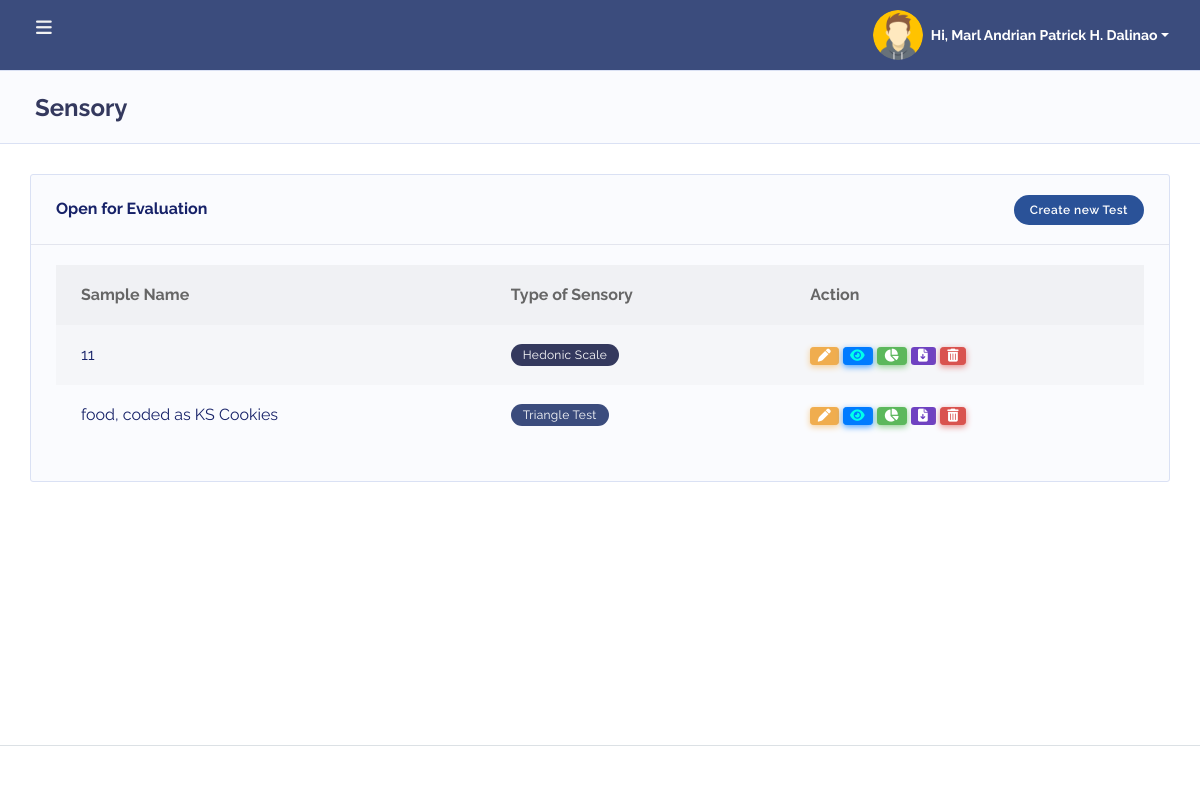
Page /analyst.php (signed in) on the committed database.
### tables this page shows
CREATE TABLE `users` (
  `user_id` int(11) NOT NULL,
  `username` varchar(50) NOT NULL,
  `email` varchar(100) NOT NULL,
  `password` varchar(255) NOT NULL,
  `role` tinyint(4) NOT NULL CHECK (`role` in (1,2,3)),
  `code_name` varchar(50) DEFAULT NULL,
  `user_picture` varchar(255) DEFAULT NULL,
  `created_at` timestamp NOT NULL DEFAULT current_timestamp()
);

CREATE TABLE `evaluation_requests` (
  `s_id` int(11) NOT NULL,
  `request_no` varchar(100) NOT NULL,
  `lab_code_no` varchar(100) NOT NULL,
  `sample_code_no` varchar(100) NOT NULL,
  `date_of_computation` datetime DEFAULT current_timestamp(),
  `user_input_codes` text DEFAULT NULL COMMENT 'JSON of A1…O3 values',
  `sample_a_label` varchar(100) DEFAULT NULL,
  `sample_b_label` varchar(100) DEFAULT NULL,
  `samples_container` longtext DEFAULT NULL CHECK (json_valid(`samples_container`)),
  `sensory_type` varchar(50) DEFAULT NULL,
  `status` enum('inactive','active') DEFAULT 'inactive',
  `user_id` int(11) DEFAULT NULL
);

### analyst.php (the view, shortened to what this page needs)
<?php
include 'includes/header.php';
?>
<!DOCTYPE html>
<html lang="en">
<head>
    <link rel="stylesheet" href="assets/modules/datatables/datatables.min.css">
    <link rel="stylesheet" href="assets/modules/datatables/DataTables-1.10.16/css/dataTables.bootstrap4.min.css">
    <link rel="stylesheet" href="assets/modules/datatables/Select-1.2.4/css/select.bootstrap4.min.css">
</head>
<body class="layout-4">
    <div id="app">
        <div class="main-wrapper main-wrapper-1">
            <?php include('includes/topnav.php'); ?>
            <div class="main-content">
                <section class="section">
                    <div class="section-header">
                        <h1>Sensory</h1>
                    </div>
                    <div class="section-body">
                        <div class="row">
                            <div class="col-12">
                                <div class="card">
                                    <div class="card-header d-flex justify-content-between align-items-center">
                                        <h4>Open for Evaluation</h4>
                                        <button type="button" class="btn btn-sm" style="background-color: #2A5298; color: white;" data-toggle="modal" data-target="#evaluationModal">
    Create new Test
</button>
                                    </div>
                                    <div class="card-body">
                                        <div class="table-responsive">
                                            <table class="table table-striped v_center" id="table-1">
                                                <thead>
                                                    <tr>
                                                        <th>Sample Name</th>
                                                        <th>Type of Sensory</th>
                                                        <th>Action</th>
                                                    </tr>
                                                </thead>
                                                <tbody>
<?php
$query = "SELECT request_no, lab_code_no, sample_code_no, sensory_type, date_of_computation, status FROM evaluation_requests ORDER BY date_of_computation DESC";
$result = $conn->query($query);
if ($result && $result->num_rows > 0) {
    while ($row = $result->fetch_assoc()) {
        $type = $row['sensory_type'];
        $typeBadge = '<div class="badge badge-secondary">Unknown</div>';
        if ($type === 'Triangle Test') {
            $typeBadge = '<div class="badge badge-primary">Triangle Test</div>';
        } elseif ($type === 'Hedonic Scale') {
            $typeBadge = '<div class="badge badge-secondary">Hedonic Scale</div>';
        }
        $iconClass = ($row['status'] === 'active') ? 'fa-eye glowing' : 'fa-eye';
        $btnClass = ($row['status'] === 'active') ? 'btn-info' : 'btn-secondary';
        $tooltip = ($row['status'] === 'active') ? 'Deactivate Evaluation' : 'Activate Evaluation';
        echo "<tr>
            <td>{$row['sample_code_no']}</td>
            <td>{$typeBadge}</td>
            <td>
                    <a href='" .
                        ($row['sensory_type'] === 'Hedonic Scale'
                            ? "hedonic_evaluation_form.php?request_no="
                            : "monitoring.php?request_no=")
                        . urlencode($row['request_no']) . "'
                        class='btn btn-sm btn-warning' title='Edit'>
                        <i class='fas fa-pen'></i>
                    </a>
                <a href='toggle_evaluation.php?request_no=" . urlencode($row['request_no']) . "' class='btn btn-sm $btnClass' title='$tooltip'>
                    <i class='fas $iconClass'></i>
                </a>
                <a href='" .
                        ($row['sensory_type'] === 'Hedonic Scale'
                            ? "hedonic_summary.php?request_no="
                            : "summary_triangle.php?request_no=")
                        . urlencode($row['request_no']) . "'
                        class='btn btn-sm btn-success' title='Summary'>
                        <i class='fas fa-chart-pie'></i>
                    </a>
                <a href='" .
                        ($row['sensory_type'] === 'Hedonic Scale'
                            ? "generate_all_results_pdf.php?request_no="
                            : "print_panelist.php?request_no=")
                        . urlencode($row['request_no']) . "'
                        class='btn btn-sm' style='background-color: #6f42c1; color: white;' title='Download Panelist Answers' target='_blank'>
                        <i class='fas fa-file-download'></i>
                    </a>
                <button type='button' class='btn btn-sm btn-danger btn-delete' data-request-no='{$row['request_no']}' title='Delete'>
                    <i class='fas fa-trash-alt'></i>
                </button>
            </td>
        </tr>";
    }
} else {
    echo "<tr><td colspan='3' class='text-center'>No evaluation requests found</td></tr>";
}
?>
                                                </tbody>
                                            </table>
                                        </div>
                                    </div>
                                </div>
                            </div>
                        </div>
                    </div>
                </section>
            </div>
            <?php include('includes/footer.php'); ?>
        </div>
    </div>
</body>
</html>

### includes/topnav.php (shortened to what this page needs)
<?php
include 'db.php';
$user_id = $_SESSION['user_id'];
$query = $conn->prepare("SELECT code_name, user_picture FROM users WHERE user_id = ?");
$query->bind_param("i", $user_id);
$query->execute();
$query->bind_result($code_name, $user_picture);
$default_image = "uploads/default.png";
if (!empty($user_picture)) {
    if (!str_starts_with($user_picture, "uploads/")) {
        $user_picture = "uploads/" . $user_picture;
    }
} else {
    $user_picture = $default_image;
}
?>
<div class="navbar-bg"></div>
<nav class="navbar navbar-expand-lg main-navbar">
    <form class="form-inline mr-auto">
        <ul class="navbar-nav mr-3">
            <li><a href="#" data-toggle="sidebar" class="nav-link nav-link-lg"><i class="fas fa-bars"></i></a></li>
        </ul>
    </form>
    <ul class="navbar-nav navbar-right">
    <li class="dropdown">
    <a href="#" data-toggle="dropdown" class="nav-link dropdown-toggle nav-link-lg nav-link-user d-flex align-items-center">
        <img src="<?php echo htmlspecialchars($user_picture); ?>"
             class="rounded-circle mr-2"
             style="width: 50px; height: 50px; object-fit: cover;"
             alt="User Avatar">
        <span class="d-sm-inline d-none font-weight-bold" style="font-size: 14px;"> Hi,
            <?php echo htmlspecialchars($code_name); ?>
        </span>
    </a>
</li>
    </ul>
</nav>

### analyst.php (style rules this page uses)
.glowing { animation: glow 1s infinite alternate; color: #00ffea; }

### rows in the picture
users: code_name "Marl Andrian Patrick H. Dalinao"
evaluation_requests: sample_code_no "11", sensory_type "Hedonic Scale"
evaluation_requests: sample_code_no "food, coded as KS Cookies", sensory_type "Triangle Test"
